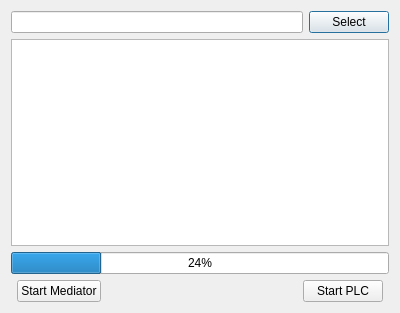
<?xml version="1.0" encoding="UTF-8"?>
<ui version="4.0">
 <class>DownloadDialog</class>
 <widget class="QDialog" name="DownloadDialog">
  <property name="geometry">
   <rect>
    <x>0</x>
    <y>0</y>
    <width>400</width>
    <height>313</height>
   </rect>
  </property>
  <property name="windowTitle">
   <string>Dialog</string>
  </property>
  <layout class="QGridLayout" name="gridLayout">
   <item row="0" column="0" colspan="5">
    <layout class="QHBoxLayout" name="horizontalLayout">
     <item>
      <widget class="QLineEdit" name="projectFile"/>
     </item>
     <item>
      <widget class="QPushButton" name="buttonFile">
       <property name="text">
        <string>Select</string>
       </property>
      </widget>
     </item>
    </layout>
   </item>
   <item row="1" column="0" colspan="5">
    <widget class="QPlainTextEdit" name="textLog">
     <property name="font">
      <font>
       <family>ETL Fixed</family>
      </font>
     </property>
    </widget>
   </item>
   <item row="2" column="0" colspan="5">
    <widget class="QProgressBar" name="progressBar">
     <property name="value">
      <number>24</number>
     </property>
    </widget>
   </item>
   <item row="4" column="1">
    <widget class="QPushButton" name="buttonStartMediator">
     <property name="text">
      <string>Start Mediator</string>
     </property>
    </widget>
   </item>
   <item row="4" column="3">
    <widget class="QPushButton" name="buttonStartPlc">
     <property name="text">
      <string>Start PLC</string>
     </property>
    </widget>
   </item>
   <item row="4" column="2">
    <spacer name="horizontalSpacer">
     <property name="orientation">
      <enum>Qt::Horizontal</enum>
     </property>
     <property name="sizeHint" stdset="0">
      <size>
       <width>158</width>
       <height>20</height>
      </size>
     </property>
    </spacer>
   </item>
  </layout>
 </widget>
 <resources/>
 <connections/>
</ui>
